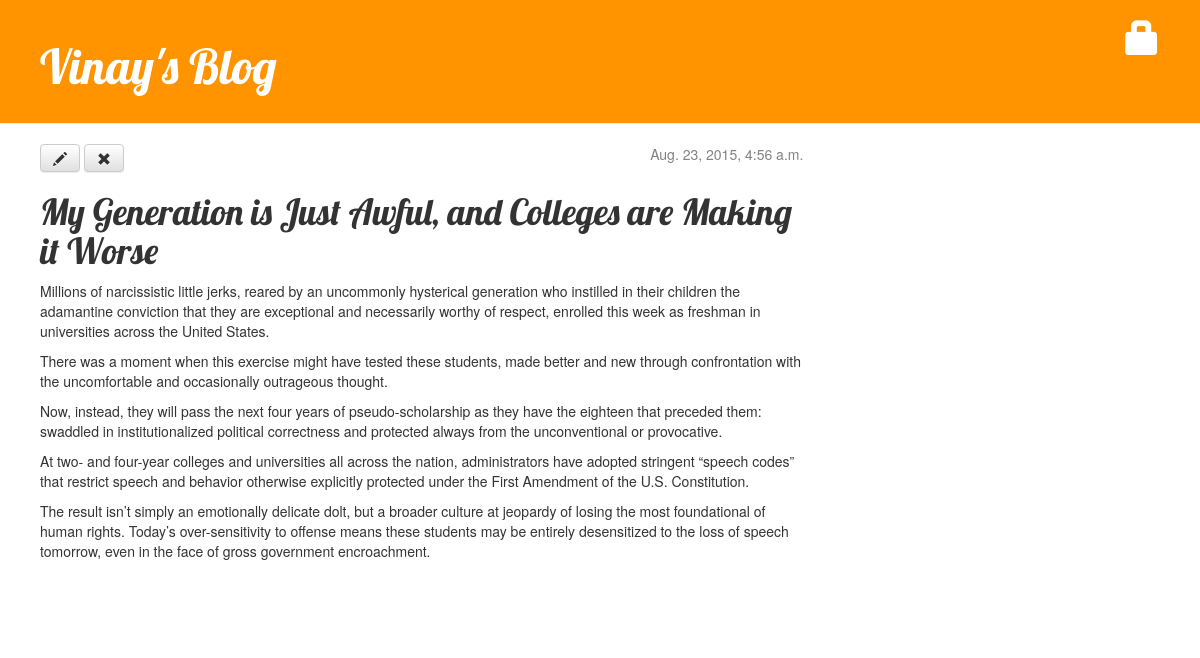
Screenshot of /post/3/ with the database file from the repository.
### blog/models.py (models this page shows, shortened)
class Post(models.Model):
  author = models.ForeignKey('auth.User')
  title = models.CharField(max_length=200)
  text = models.TextField()
  created_date = models.DateTimeField(default=timezone.now)
  published_date = models.DateTimeField(blank=True, null=True)

### blog/views.py (the view)
# urls.py: url(r'^post/(?P<pk>[0-9]+)/$', views.post_detail, name='post_detail'),
def post_detail(request, pk):
  post = get_object_or_404(Post, pk=pk)
  return render(request, 'blog/post_detail.html', {'post': post})

### blog/templates/blog/post_detail.html (shortened to what this page needs)
{% extends "blog/base.html" %}
{% block content %}
    <div class="post">
        {% if post.published_date %}
            <div class="date">
                {{ post.published_date }}
            </div>
        {% endif %}
        <a class="btn btn-default" href="{% url "post_edit" pk=post.pk %}#disqus_thread"><span class="glyphicon glyphicon-pencil"></span></a>
        <a class="btn btn-default" href="{% url "post_remove" pk=post.pk %}"><span class="glyphicon glyphicon-remove"></span></a>
        <h1>{{ post.title }}</h1>
        <p>{{ post.text|linebreaks }}</p>
    </div>
{% endblock %}

### blog/static/css/blog.css (style rules this page uses)
h1, h2, h3, h4 { font-family: 'Lobster', cursive; }
.date { float: right; color: #828282; }
.post { margin-bottom: 70px; }

### rows the page displays
Post: published_date "Aug. 23, 2015, 4:56 a.m.", title "My Generation is Just Awful, and Colleges are Making it Worse", text "Millions of narcissistic little jerks, reared by an uncommonly hysterical generation who instilled in their children the adamantine conviction that they are exceptional and necessarily worthy of respect, enrolled this week as freshman in universities across the United States. There was a moment when this exercise might have tested these students, made better and new through confrontation with the uncomfortable and occasionally outrageous thought. Now, instead, they will pass the next four years of pseudo-scholarship as they have the eighteen that preceded them: swaddled in institutionalized political correctness and protected always from the unconventional or provocative. At two- and…"
